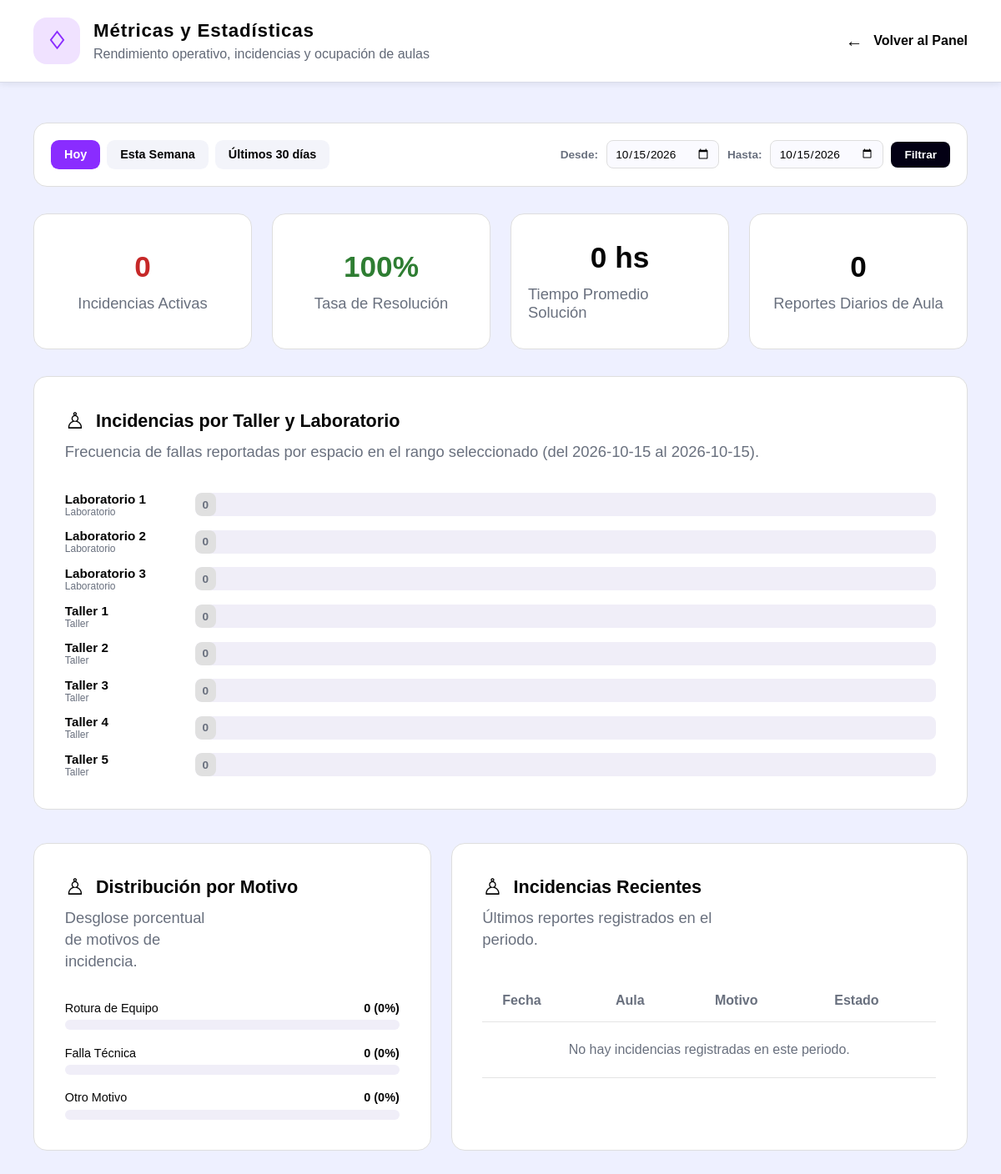
Screenshot of /index.php?ruta=metricas-administrador&periodo=hoy (signed in) with the database file from the repository.
### tables this page shows
CREATE TABLE IF NOT EXISTS aulas (
    id INT UNSIGNED AUTO_INCREMENT PRIMARY KEY,
    codigo VARCHAR(50) NOT NULL UNIQUE,
    nombre VARCHAR(100) NOT NULL,
    tipo ENUM('taller', 'laboratorio', 'aula') NOT NULL DEFAULT 'taller',
    activo TINYINT(1) NOT NULL DEFAULT 1,
    creado_en TIMESTAMP NOT NULL DEFAULT CURRENT_TIMESTAMP
);

### app/controlador/mostrarMetricasAdministrador.php (called while the page is built, shortened)
<?php
require_once __DIR__ . '/../modelo/MetricasModelo.php';
require_once __DIR__ . '/../utilidades/sesion.php';
$periodo = (string) ($_GET['periodo'] ?? 'ultimos-30-dias');
$hoy = date('Y-m-d');
$fechaDesde = $hoy;
$fechaHasta = $hoy;
switch ($periodo) {
    case 'hoy':
        $fechaDesde = $hoy;
        $fechaHasta = $hoy;
        break;
}
$modelo = new MetricasModelo();
$kpis = $modelo->obtenerResumenKPIs($fechaDesde, $fechaHasta);
$incidenciasPorAula = $modelo->obtenerIncidenciasPorAula($fechaDesde, $fechaHasta);
$distribucionTipos = $modelo->obtenerDistribucionTipos($fechaDesde, $fechaHasta);
$incidenciasRecientes = $modelo->obtenerIncidenciasRecientes($fechaDesde, $fechaHasta, 5);
require __DIR__ . '/../vista/administrador/metricas-administrador.php';

### app/utilidades/sesion.php (called while the page is built, shortened)
<?php
function escapar(string $valor): string
{
    return htmlspecialchars($valor, ENT_QUOTES | ENT_SUBSTITUTE, 'UTF-8');
}

### app/config/Conexion.php (called while the page is built, shortened)
<?php
final class Conexion
{
    private static ?PDO $conexion = null;
    public static function obtener(): PDO
    {
        $configLocal = [];
        $archivoLocal = __DIR__ . '/local.php';
        $host = getenv('DB_HOST') ?: ($configLocal['DB_HOST'] ?? '127.0.0.1');
        $puerto = getenv('DB_PORT') ?: ($configLocal['DB_PORT'] ?? '3306');
        $baseDeDatos = getenv('DB_NAME') ?: ($configLocal['DB_NAME'] ?? 'ipsum_reportes');
        $usuario = getenv('DB_USER') ?: ($configLocal['DB_USER'] ?? 'root');
        $contrasena = getenv('DB_PASSWORD') ?: ($configLocal['DB_PASSWORD'] ?? '');
        $dsn = "mysql:host={$host};port={$puerto};dbname={$baseDeDatos};charset=utf8mb4";
        self::$conexion = new PDO($dsn, $usuario, $contrasena, [
            PDO::ATTR_ERRMODE => PDO::ERRMODE_EXCEPTION,
            PDO::ATTR_DEFAULT_FETCH_MODE => PDO::FETCH_ASSOC,
            PDO::ATTR_EMULATE_PREPARES => false,
        ]);
        return self::$conexion;
    }
}

### app/modelo/MetricasModelo.php (called while the page is built, shortened)
<?php
require_once __DIR__ . '/../config/conexion.php';
class MetricasModelo
{
    private PDO $conexion;
    public function __construct()
    {
        $this->conexion = Conexion::obtener();
    }
    public function obtenerResumenKPIs(string $fechaDesde, string $fechaHasta): array
    {
        $sqlActivas = 'SELECT COUNT(*) FROM reportes_incidencias
                       WHERE estado IN ("pendiente", "en_proceso")
                       AND fecha BETWEEN :desde AND :hasta';
        $stmtActivas = $this->conexion->prepare($sqlActivas);
        $stmtActivas->execute([':desde' => $fechaDesde, ':hasta' => $fechaHasta]);
        $incidenciasActivas = (int) $stmtActivas->fetchColumn();
        $sqlTotales = 'SELECT
                        COUNT(*) AS total,
                        SUM(CASE WHEN estado = "resuelto" THEN 1 ELSE 0 END) AS resueltas
                       FROM reportes_incidencias
                       WHERE fecha BETWEEN :desde AND :hasta';
        $stmtTotales = $this->conexion->prepare($sqlTotales);
        $stmtTotales->execute([':desde' => $fechaDesde, ':hasta' => $fechaHasta]);
        $totales = $stmtTotales->fetch(PDO::FETCH_ASSOC) ?: [];
        $totalIncidencias = (int) ($totales['total'] ?? 0);
        $totalResueltas = (int) ($totales['resueltas'] ?? 0);
        $tasaResolucion = $totalIncidencias > 0
            ? round(($totalResueltas / $totalIncidencias) * 100, 1)
            : 100.0;
        $sqlTiempo = 'SELECT AVG(TIMESTAMPDIFF(HOUR, creado_en, actualizado_en)) AS promedio_horas
                      FROM reportes_incidencias
                      WHERE estado = "resuelto" AND fecha BETWEEN :desde AND :hasta';
        $stmtTiempo = $this->conexion->prepare($sqlTiempo);
        $stmtTiempo->execute([':desde' => $fechaDesde, ':hasta' => $fechaHasta]);
        $horas = $stmtTiempo->fetchColumn();
        $promedioHoras = $horas !== null ? round((float) $horas, 1) : 0.0;
        $sqlDiarios = 'SELECT COUNT(*) FROM reportes_diarios WHERE fecha BETWEEN :desde AND :hasta';
        $stmtDiarios = $this->conexion->prepare($sqlDiarios);
        $stmtDiarios->execute([':desde' => $fechaDesde, ':hasta' => $fechaHasta]);
        $totalDiarios = (int) $stmtDiarios->fetchColumn();
        return [
            'activas' => $incidenciasActivas,
            'tasa_resolucion' => $tasaResolucion,
            'tiempo_promedio_horas' => $promedioHoras,
            'total_diarios' => $totalDiarios,
            'total_incidencias' => $totalIncidencias,
            'total_resueltas' => $totalResueltas,
        ];
    }
    public function obtenerIncidenciasPorAula(string $fechaDesde, string $fechaHasta): array
    {
        $sql = 'SELECT a.id, a.nombre, a.tipo, COUNT(i.id) AS total_incidencias
                FROM aulas a
                LEFT JOIN reportes_incidencias i
                    ON a.id = i.aula_id AND i.fecha BETWEEN :desde AND :hasta
                WHERE a.activo = 1
                GROUP BY a.id, a.nombre, a.tipo
                ORDER BY total_incidencias DESC, a.nombre ASC';
        $stmt = $this->conexion->prepare($sql);
        $stmt->execute([':desde' => $fechaDesde, ':hasta' => $fechaHasta]);
        return $stmt->fetchAll(PDO::FETCH_ASSOC);
    }
    public function obtenerDistribucionTipos(string $fechaDesde, string $fechaHasta): array
    {
        $sql = 'SELECT tipo_solicitud, COUNT(*) AS cantidad
                FROM reportes_incidencias
                WHERE fecha BETWEEN :desde AND :hasta
                GROUP BY tipo_solicitud';
        $stmt = $this->conexion->prepare($sql);
        $stmt->execute([':desde' => $fechaDesde, ':hasta' => $fechaHasta]);
        $resultados = $stmt->fetchAll(PDO::FETCH_KEY_PAIR);
        return [
            'rotura-equipo' => (int) ($resultados['rotura-equipo'] ?? 0),
            'falla-equipo'  => (int) ($resultados['falla-equipo'] ?? 0),
            'otro'          => (int) ($resultados['otro'] ?? 0),
        ];
    }
}

### app/vista/administrador/metricas-administrador.php (the view, shortened to what this page needs)
<!DOCTYPE html>
<html lang="es">
<head>
    <link rel="stylesheet" href="assets/css/panel-administrador.css">
    <link rel="stylesheet" href="assets/css/metricas-administrador.css">
</head>
<body class="admin-page">
    <header class="admin-header">
        <section class="admin-header__brand" id="encabezado-metricas">
            <h1 class="admin-header__title">Métricas y Estadísticas</h1>
            <p class="admin-header__subtitle">Rendimiento operativo, incidencias y ocupación de aulas</p>
        </section>
        <nav class="admin-header__nav" id="navegacion-metricas">
            <a class="admin-header__logout admin-header__back" href="index.php?ruta=panel-administrador">
                Volver al Panel
            </a>
        </nav>
    </header>
    <main class="admin-main" id="contenido-metricas">
        <section class="metricas-filtros" id="filtros-temporales">
            <form action="index.php" method="get" class="metricas-filtros__form">
                <div class="metricas-filtros__botones">
                    <a href="index.php?ruta=metricas-administrador&periodo=hoy"
                       class="metricas-filtros__btn <?= $periodo === 'hoy' ? 'metricas-filtros__btn--activo' : '' ?>">
                        Hoy
                    </a>
                    <a href="index.php?ruta=metricas-administrador&periodo=esta-semana"
                       class="metricas-filtros__btn <?= $periodo === 'esta-semana' ? 'metricas-filtros__btn--activo' : '' ?>">
                        Esta Semana
                    </a>
                    <a href="index.php?ruta=metricas-administrador&periodo=ultimos-30-dias"
                       class="metricas-filtros__btn <?= $periodo === 'ultimos-30-dias' ? 'metricas-filtros__btn--activo' : '' ?>">
                        Últimos 30 días
                    </a>
                </div>
                <div class="metricas-filtros__personalizado">
                    <label class="metricas-filtros__label" for="fecha_desde">Desde:</label>
                    <input class="metricas-filtros__date" type="date" id="fecha_desde" name="fecha_desde" value="<?= escapar($fechaDesde) ?>" required>
                    <label class="metricas-filtros__label" for="fecha_hasta">Hasta:</label>
                    <input class="metricas-filtros__date" type="date" id="fecha_hasta" name="fecha_hasta" value="<?= escapar($fechaHasta) ?>" required>
                    <button class="metricas-filtros__submit" type="submit">Filtrar</button>
                </div>
            </form>
        </section>
        <section class="admin-stats metricas-kpis" id="kpis-superiores">
            <article class="admin-stats__card">
                <h3 class="admin-stats__name">Incidencias Activas</h3>
                <p class="admin-stats__number metricas-kpi--alerta"><?= (int) $kpis['activas'] ?></p>
            </article>
            <article class="admin-stats__card">
                <h3 class="admin-stats__name">Tasa de Resolución</h3>
                <p class="admin-stats__number metricas-kpi--exito"><?= (float) $kpis['tasa_resolucion'] ?>%</p>
            </article>
            <article class="admin-stats__card">
                <h3 class="admin-stats__name">Tiempo Promedio Solución</h3>
                <p class="admin-stats__number"><?= (float) $kpis['tiempo_promedio_horas'] ?> hs</p>
            </article>
            <article class="admin-stats__card">
                <h3 class="admin-stats__name">Reportes Diarios de Aula</h3>
                <p class="admin-stats__number"><?= (int) $kpis['total_diarios'] ?></p>
            </article>
        </section>
        <section class="admin-users metricas-card" id="incidencias-por-aula">
            <h2 class="admin-users__title">Incidencias por Taller y Laboratorio</h2>
            <p class="admin-users__description">
                Frecuencia de fallas reportadas por espacio en el rango seleccionado (del <?= escapar($fechaDesde) ?> al <?= escapar($fechaHasta) ?>).
            </p>
            <div class="metricas-barras">
                <?php if (empty($incidenciasPorAula)): ?>
                    <p class="admin-users__description">No hay aulas registradas en el sistema.</p>
                <?php else: ?>
                    <?php foreach ($incidenciasPorAula as $aula):
                        $totalInc = (int) $aula['total_incidencias'];
                        $porcentaje = $maxIncidencias > 0 ? round(($totalInc / $maxIncidencias) * 100) : 0;
                    ?>
                        <div class="metricas-barras__fila">
                            <div class="metricas-barras__etiqueta">
                                <strong><?= escapar((string) $aula['nombre']) ?></strong>
                                <span class="metricas-barras__tipo"><?= escapar((string) $aula['tipo']) ?></span>
                            </div>
                            <div class="metricas-barras__pista">
                                <?php if ($totalInc > 0): ?>
                                    <div class="metricas-barras__relleno" style="width: <?= max(7, $porcentaje) ?>%;">
                                        <span class="metricas-barras__valor"><?= $totalInc ?></span>
                                    </div>
                                <?php else: ?>
                                    <div class="metricas-barras__relleno metricas-barras__relleno--cero" style="width: 25px;">
                                        <span class="metricas-barras__valor metricas-barras__valor--cero">0</span>
                                    </div>
                                <?php endif; ?>
                            </div>
                        </div>
                    <?php endforeach; ?>
                <?php endif; ?>
            </div>
        </section>
        <div class="metricas-grid-inferior">
            <section class="admin-users metricas-card" id="distribucion-fallas">
                <h2 class="admin-users__title">Distribución por Motivo</h2>
                <p class="admin-users__description">Desglose porcentual de motivos de incidencia.</p>
                <?php
                    $totalTipos = array_sum($distribucionTipos);
                    $pctRotura = $totalTipos > 0 ? round(($distribucionTipos['rotura-equipo'] / $totalTipos) * 100) : 0;
                    $pctFalla = $totalTipos > 0 ? round(($distribucionTipos['falla-equipo'] / $totalTipos) * 100) : 0;
                    $pctOtro = $totalTipos > 0 ? round(($distribucionTipos['otro'] / $totalTipos) * 100) : 0;
                ?>
                <div class="metricas-distribucion">
                    <div class="metricas-distribucion__item">
                        <div class="metricas-distribucion__header">
                            <span>Rotura de Equipo</span>
                            <strong><?= $distribucionTipos['rotura-equipo'] ?> (<?= $pctRotura ?>%)</strong>
                        </div>
                        <div class="metricas-distribucion__barra">
                        </div>
                    </div>
                    <div class="metricas-distribucion__item">
                        <div class="metricas-distribucion__header">
                            <span>Falla Técnica</span>
                            <strong><?= $distribucionTipos['falla-equipo'] ?> (<?= $pctFalla ?>%)</strong>
                        </div>
                        <div class="metricas-distribucion__barra">
                        </div>
                    </div>
                    <div class="metricas-distribucion__item">
                        <div class="metricas-distribucion__header">
                            <span>Otro Motivo</span>
                            <strong><?= $distribucionTipos['otro'] ?> (<?= $pctOtro ?>%)</strong>
                        </div>
                        <div class="metricas-distribucion__barra">
                        </div>
                    </div>
                </div>
            </section>
            <section class="admin-users metricas-card" id="incidencias-recientes">
                <h2 class="admin-users__title">Incidencias Recientes</h2>
                <p class="admin-users__description">Últimos reportes registrados en el periodo.</p>
                <table class="admin-users__table">
                    <thead class="admin-users__thead">
                        <tr class="admin-users__row">
                            <th class="admin-users__header">Fecha</th>
                            <th class="admin-users__header">Aula</th>
                            <th class="admin-users__header">Motivo</th>
                            <th class="admin-users__header">Estado</th>
                        </tr>
                    </thead>
                    <tbody class="admin-users__tbody">
                        <?php if (empty($incidenciasRecientes)): ?>
                            <tr class="admin-users__row">
                                <td colspan="4" class="admin-users__cell" style="text-align: center; color: #69707e; padding: 1.5rem;">
                                    No hay incidencias registradas en este periodo.
                                </td>
                            </tr>
                        <?php endif; ?>
                    </tbody>
                </table>
            </section>
        </div>
    </main>
</body>
</html>

### rows the page displays
aulas: nombre "Laboratorio 1", tipo "Laboratorio"
aulas: nombre "Laboratorio 2", tipo "Laboratorio"
aulas: nombre "Laboratorio 3", tipo "Laboratorio"
aulas: nombre "Taller 1", tipo "Taller"
aulas: nombre "Taller 2", tipo "Taller"
aulas: nombre "Taller 3", tipo "Taller"
aulas: nombre "Taller 4", tipo "Taller"
aulas: nombre "Taller 5", tipo "Taller"

### other values shown
$kpis['activas'] "0"
$kpis['tasa_resolucion'] "100"
$kpis['tiempo_promedio_horas'] "0"
$kpis['total_diarios'] "0"
escapar($fechaDesde) "2026-10-15"
escapar($fechaHasta) "2026-10-15"
$distribucionTipos['rotura-equipo'] "0"
$pctRotura "0"
$distribucionTipos['falla-equipo'] "0"
$pctFalla "0"
$distribucionTipos['otro'] "0"
$pctOtro "0"
